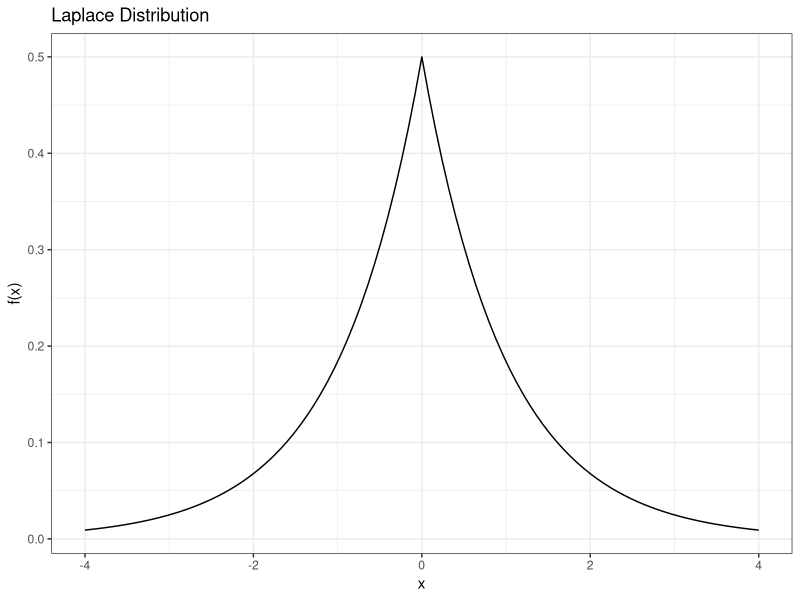

Generate this figure with R:
## ---- chunk 1
x <- rbinom(n = 10000, size = 100, prob = .05)
y <- dpois(x = seq(0,20), lambda = 5)
## ---- chunk 2
library(ggplot2)
ggplot(data.frame(x=seq(-4,4,.1)), aes(x)) + 
  stat_function(fun=\(x) { (1/2)*exp(-abs(x)) }) + 
  theme_bw() + 
  ylab("f(x)") + 
  ggtitle("Laplace Distribution") 
